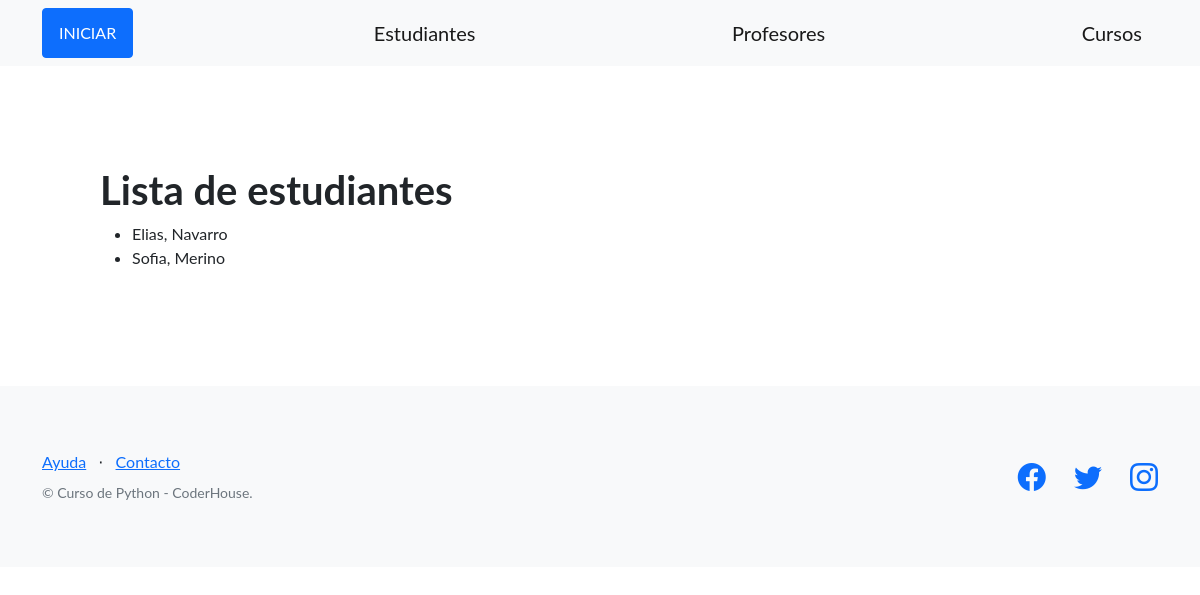
The page /estudiantes/ on the database its author committed.
### AppCoder/models.py (models this page shows, shortened)
class Estudiante(models.Model):
    nombre = models.CharField(max_length=256)
    apellido = models.CharField(max_length=256)
    dni = models.CharField(max_length=32)
    email = models.EmailField()
    fecha_nacimiento = models.DateField(default=0)

### AppCoder/views.py (the view)
# urls.py: path('estudiantes/', listar_estudiantes, name="listar_alumnos"),
def listar_estudiantes(request):
    contexto = {
        'estudiantes': Estudiante.objects.all()
     }
    return render(
        request=request,
        template_name='AppCoder/lista_estudiantes.html',
        context=contexto,
    )

### AppCoder/templates/AppCoder/lista_estudiantes.html
{% extends "AppCoder/base.html" %}
{% block contenido %}
<section>
  <div>
    <h1>Lista de estudiantes</h1>
    <ul>
    {% for student in estudiantes %}
      <li>{{ student.nombre }}, {{student.apellido}}</li>
    {% endfor %}
    </ul>
  </div>
</section>
{% endblock contenido %}

### rows shown on the page
Estudiante: nombre "Elias", apellido "Navarro"
Estudiante: nombre "Sofia", apellido "Merino"
